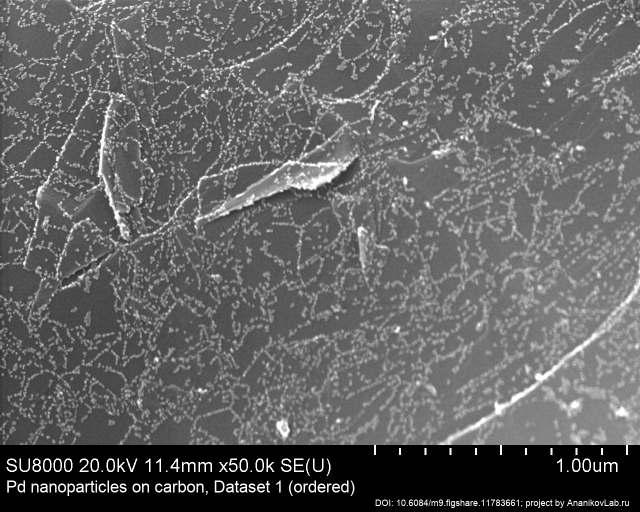
#> input picture dataset/1-S1-no_area-50k-ordered.tif, 1280 x 1024 px (shown at 1/2 size)
$ python -i main.py   (imports and definitions only)
#> lines starting #> are read from the running program, lines starting #| are printed output that depends on the picture; after the words box and inside, x2 and y2 are one past the last pixel; in counts of white or black regions, pixels touching at a corner belong together
#> further down, picture is the input picture: shape (1024, 1280, 3); min 0, max 255, mean 99.8
from typing import Any

import cv2
import pytesseract
import os
import re

from cv2 import Mat
from numpy import ndarray, dtype

custom_config = r'-l grc+eng --psm 1'

cropped_size_dict = {
    'dataset': 890,
    'dataset2': 900
}


# [4 lines left out: function show_img, not called in this run]


def prepare_img(img, crop_coefficient=0, debug=0):
#> called with crop_coefficient = 0, debug = 0
    img = img[crop_coefficient:, :]

    if debug == 1:
        show_img(img)

    gray = cv2.cvtColor(img, cv2.COLOR_BGR2GRAY)
    ret, thresh1 = cv2.threshold(gray, 0, 255, cv2.THRESH_BINARY_INV)
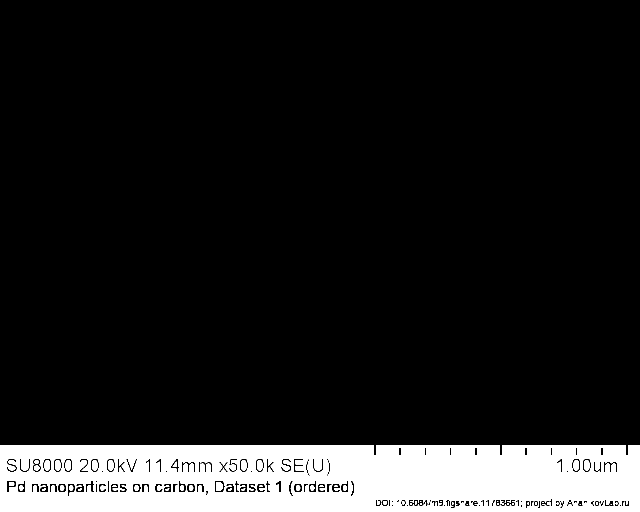
#> thresh1: shape (1024, 1280) (shown at 1/2 size); 11.8% white; 59 white regions (22 under 20 px)

    if debug == 1:
        show_img(thresh1)

    contours, hierarchy = cv2.findContours(thresh1, cv2.RETR_EXTERNAL, cv2.CHAIN_APPROX_NONE)
#> contours = 1 contour; box (x1, y1, x2, y2) and area: (0, 890, 1280, 1024) 169810

    return contours


# [100 lines left out: functions recognize_and_crop, get_nm_of_pixel, main, not called in this run]


# [2 lines not run here, left out]

>>> import cv2
>>> picture = cv2.imread('dataset/1-S1-no_area-50k-ordered.tif')
>>> result = prepare_img(picture)
#> result has the same summary as contours in prepare_img

$ run again, on dataset/123-S1-no_area-100k-ordered.tif
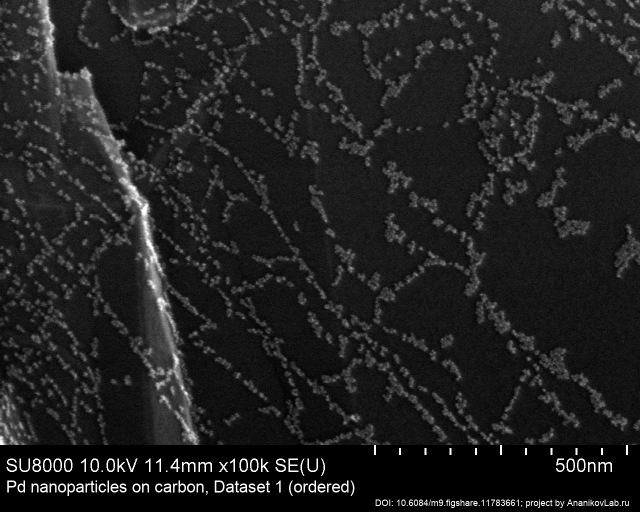
#> input picture dataset/123-S1-no_area-100k-ordered.tif, 1280 x 1024 px (shown at 1/2 size)
#> picture is the input picture: shape (1024, 1280, 3); min 0, max 255, mean 32.8
#> in prepare_img, `ret, thresh1 = cv2.threshold(gray, 0, 255, cv2.THRESH_BINARY_INV)`:
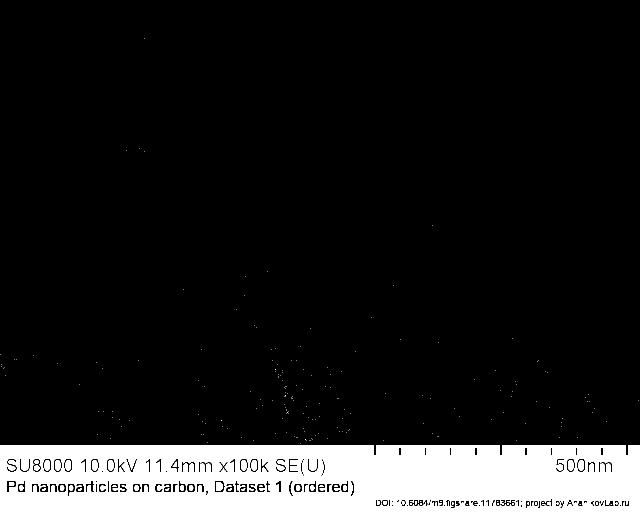
#> thresh1: shape (1024, 1280) (shown at 1/2 size); 11.9% white; 238 white regions (201 under 20 px)
#> contours = 180 contours, 179 with area under 20; largest, box (x1, y1, x2, y2) and area: (0, 890, 1280, 1024) 169810
#> result has the same summary as contours in prepare_img

$ run again, on dataset/134-S1-no_area-100k-ordered.tif
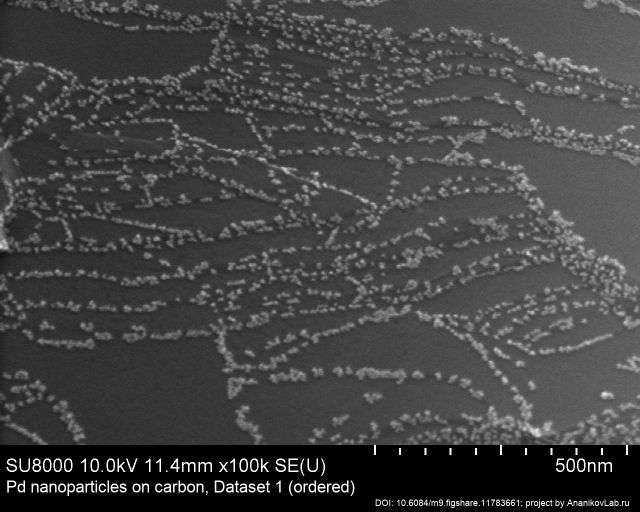
#> input picture dataset/134-S1-no_area-100k-ordered.tif, 1280 x 1024 px (shown at 1/2 size)
#> picture is the input picture: shape (1024, 1280, 3); min 0, max 255, mean 67.5
#> in prepare_img, `ret, thresh1 = cv2.threshold(gray, 0, 255, cv2.THRESH_BINARY_INV)`:
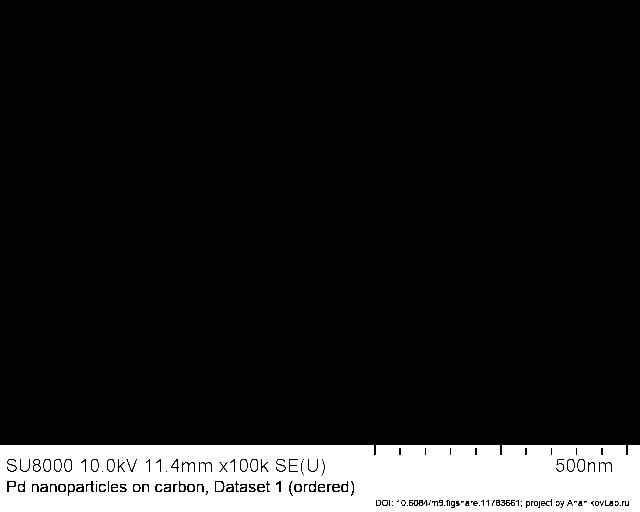
#> thresh1: shape (1024, 1280) (shown at 1/2 size); 11.9% white; 59 white regions (22 under 20 px)
#> contours = 1 contour; box (x1, y1, x2, y2) and area: (0, 890, 1280, 1024) 169810
#> result has the same summary as contours in prepare_img

$ run again, on dataset/139-S1-no_area-100k-ordered.tif
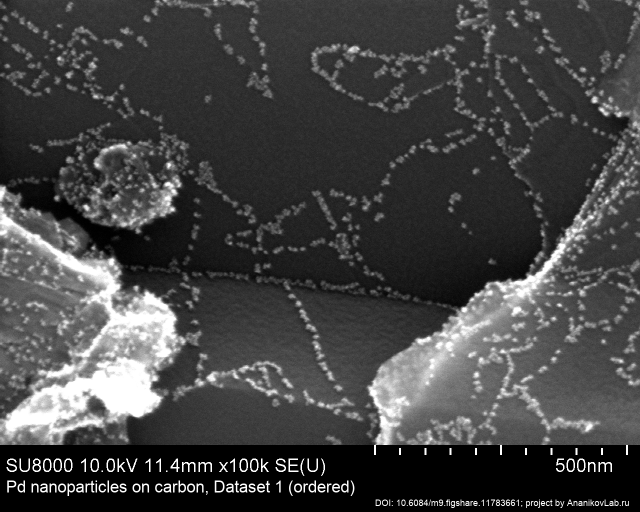
#> input picture dataset/139-S1-no_area-100k-ordered.tif, 1280 x 1024 px (shown at 1/2 size)
#> picture is the input picture: shape (1024, 1280, 3); min 0, max 255, mean 67.6
#> in prepare_img, `ret, thresh1 = cv2.threshold(gray, 0, 255, cv2.THRESH_BINARY_INV)`:
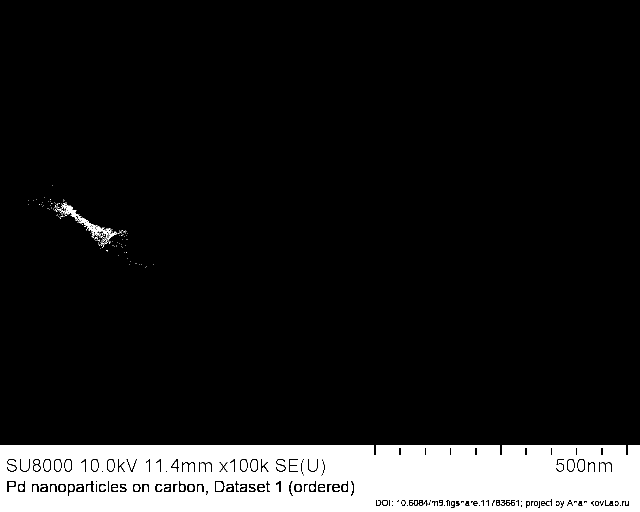
#> thresh1: shape (1024, 1280) (shown at 1/2 size); 12% white; 223 white regions (184 under 20 px)
#> contours = 165 contours, 163 with area under 20; largest, box (x1, y1, x2, y2) and area: (0, 890, 1280, 1024) 169810, (123, 406, 233, 482) 785
#> result has the same summary as contours in prepare_img
